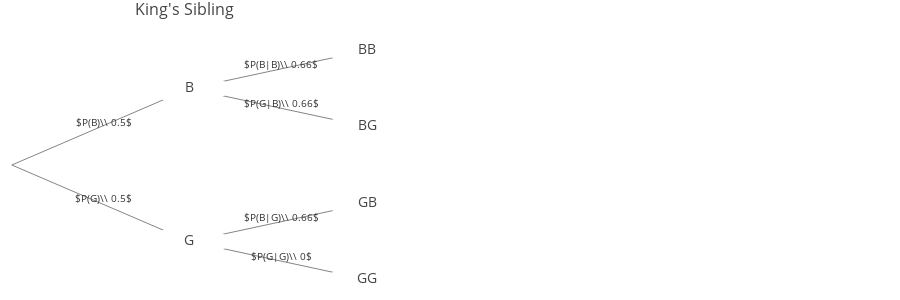

The notebook cell this image was saved under:
### Markdown cell above
**King's Siblings Puzzle**

King has only one sibling. What's the probability of said sibling being a girl?

### Code cell
gender_tree_children = [[1,4],[2,3],None,None,[5,6], None,None]

gender_nodes = build_nodeDict('BG',2,gender_tree_children)#use build_nodeDict() from Hierarchy_tree

gender_edge_weights = {'01':0.5,'04':0.5,'12':0.66,'13':0.66,'45':0.66,'46':0.0}

gender_edges_labls = {'01':'$P(B)\\\ 0.5$','04':'$P(G)\\\ 0.5$','12':'$P(B|B)\\\ 0.66$',
                      '13':'$P(G|B)\\\ 0.66$','45':'$P(B|G)\\\ 0.66$','46':'$P(G|G)\\\ 0$'}


gender_tree = TreeGraph(orientation='h',root=gender_nodes[0][0],spread=1.5,gap=0.15,
              nodes=gender_nodes,edge_weights=gender_edge_weights,edge_labels=gender_edges_labls)

gender_tree.generic_plotly_plot("King's Sibling", title_pos=0.15, height=300, width=900, 
                                node_fontsize=14, legend=False, label_fontsize=10)

#Add probabilities of P(B)*P(G|B) + P(G)*P(B|G) that is, (paths 0 to 3) + (paths 0 to 5):
P_girl = gender_tree.paths_product(0,3) + gender_tree.paths_product(0,5) 

display_math(r'P(\text{sibling is girl})= (0.5\times 0.66) + (0.5\times 0.66)= %s'% P_girl)

### Figure 1 — Plotly figure (JSON) as saved in the notebook; plotly's stock layout.template omitted (floating-point values rounded to 4 significant figures)
{"data": [{"marker": {"color": [], "showscale": false, "size": 0}, "mode": "text", "text": [], "type": "scatter", "uid": "7a74cfd6-a6de-45d7-a8d0-fd50ffd8beb7", "x": [0], "y": [0.5]}, {"line": {"color": "#777", "width": 0.9}, "mode": "lines", "text": [], "type": "scatter", "uid": "787eea29-4910-465f-b533-2a0cea65bc9e", "x": [0, 0.15, null, 0, 0.15, null, 0.15, 0.3, null, 0.15, 0.3, null, 0.15, 0.3, null, 0.15, 0.3, null], "y": [0.5, 0.875, null, 0.5, 0.125, null, 0.875, 1.062, null, 0.875, 0.6875, null, 0.125, 0.3125, null, 0.125, -0.0625, null]}, {"marker": {"color": ["white", "white", "white", "white", "white", "white"], "showscale": false, "size": 70, "symbol": "diamond-wide"}, "mode": "markers+text", "name": "Nodes", "showlegend": false, "text": ["B", "G", "BB", "BG", "GB", "GG"], "textfont": {"size": 14}, "type": "scatter", "uid": "79094dd8-2fc3-40ae-9fd7-3ac06edfd048", "x": [0.15, 0.15, 0.3, 0.3, 0.3, 0.3], "y": [0.875, 0.125, 1.062, 0.6875, 0.3125, -0.0625]}], "layout": {"annotations": [{"align": "center", "arrowsize": 1, "arrowwidth": 1, "ax": 3, "ay": -5, "borderpad": 1, "font": {"color": "#333", "size": 10}, "showarrow": true, "text": "$P(B)\\\\ 0.5$", "x": 0.075, "xref": "x", "y": 0.6875, "yref": "y"}, {"align": "center", "arrowsize": 1, "arrowwidth": 1, "ax": 3, "ay": -5, "borderpad": 1, "font": {"color": "#333", "size": 10}, "showarrow": true, "text": "$P(G)\\\\ 0.5$", "x": 0.075, "xref": "x", "y": 0.3125, "yref": "y"}, {"align": "center", "arrowsize": 1, "arrowwidth": 1, "ax": 3, "ay": -5, "borderpad": 1, "font": {"color": "#333", "size": 10}, "showarrow": true, "text": "$P(B|B)\\\\ 0.66$", "x": 0.225, "xref": "x", "y": 0.9688, "yref": "y"}, {"align": "center", "arrowsize": 1, "arrowwidth": 1, "ax": 3, "ay": -5, "borderpad": 1, "font": {"color": "#333", "size": 10}, "showarrow": true, "text": "$P(G|B)\\\\ 0.66$", "x": 0.225, "xref": "x", "y": 0.7812, "yref": "y"}, {"align": "center", "arrowsize": 1, "arrowwidth": 1, "ax": 3, "ay": -5, "borderpad": 1, "font": {"color": "#333", "size": 10}, "showarrow": true, "text": "$P(B|G)\\\\ 0.66$", "x": 0.225, "xref": "x", "y": 0.2188, "yref": "y"}, {"align": "center", "arrowsize": 1, "arrowwidth": 1, "ax": 3, "ay": -5, "borderpad": 1, "font": {"color": "#333", "size": 10}, "showarrow": true, "text": "$P(G|G)\\\\ 0$", "x": 0.225, "xref": "x", "y": 0.03125, "yref": "y"}], "autosize": true, "height": 300, "hovermode": "closest", "margin": {"b": 0, "l": 0, "r": 0, "t": 30}, "showlegend": false, "title": {"font": {"size": 16}, "text": "King's Sibling", "x": 0.15}, "width": 900, "xaxis": {"range": [-0.01, 0.75], "showgrid": false, "showticklabels": false, "zeroline": false}, "yaxis": {"range": [-0.1625, 1.163], "showgrid": false, "showticklabels": false, "zeroline": false}}}
